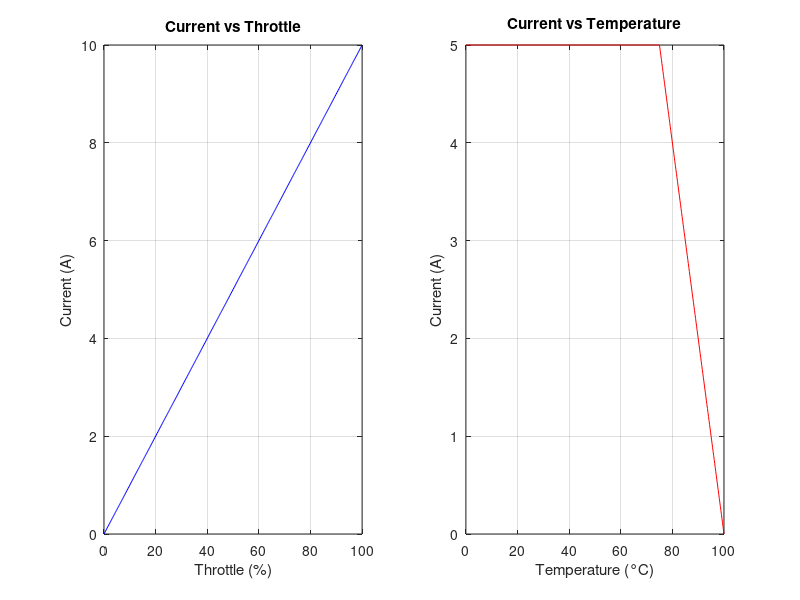

This figure's MATLAB source: (Note: this script raises an error after producing the figure.)


% Define the maximum current and temperature threshold
max_current = 10; % in Amperes
max_throttle = 100; % in percentage
temp_threshold = 75; % in degrees Celsius, threshold temperature
max_temp = 100; % in degrees Celsius, maximum temperature

% Function to calculate current based on throttle and temperature
function current = esc_current(throttle, temperature, max_current, max_throttle, temp_threshold, max_temp)
    % Linear relationship between throttle and current
    current = (max_current / max_throttle) * throttle;
    
    % Adjust current based on temperature
    if temperature > temp_threshold
        % Decrease current linearly as temperature rises above threshold
        temp_factor = (max_temp - temperature) / (max_temp - temp_threshold);
        current = current * temp_factor;
    end
    
    % Ensure current is not negative
    current = max(current, 0);
end

% Generate data for plotting
throttle_values = linspace(0, 100, 500);
temperature_values = linspace(0, 100, 500);

% Calculate current for varying throttle at a fixed temperature (e.g., 50°C)
current_vs_throttle = arrayfun(@(t) esc_current(t, 50, max_current, max_throttle, temp_threshold, max_temp), throttle_values);

% Calculate current for varying temperature at a fixed throttle (e.g., 50%)
current_vs_temperature = arrayfun(@(temp) esc_current(50, temp, max_current, max_throttle, temp_threshold, max_temp), temperature_values);

% Plot Current vs Throttle
figure;
subplot(1, 2, 1);
plot(throttle_values, current_vs_throttle, 'b');
xlabel('Throttle (%)');
ylabel('Current (A)');
title('Current vs Throttle');
grid on;

% Plot Current vs Temperature
subplot(1, 2, 2);
plot(temperature_values, current_vs_temperature, 'r');
xlabel('Temperature (°C)');
ylabel('Current (A)');
title('Current vs Temperature');
grid on;

% Show plots
sgtitle('ESC Current Output Analysis');
